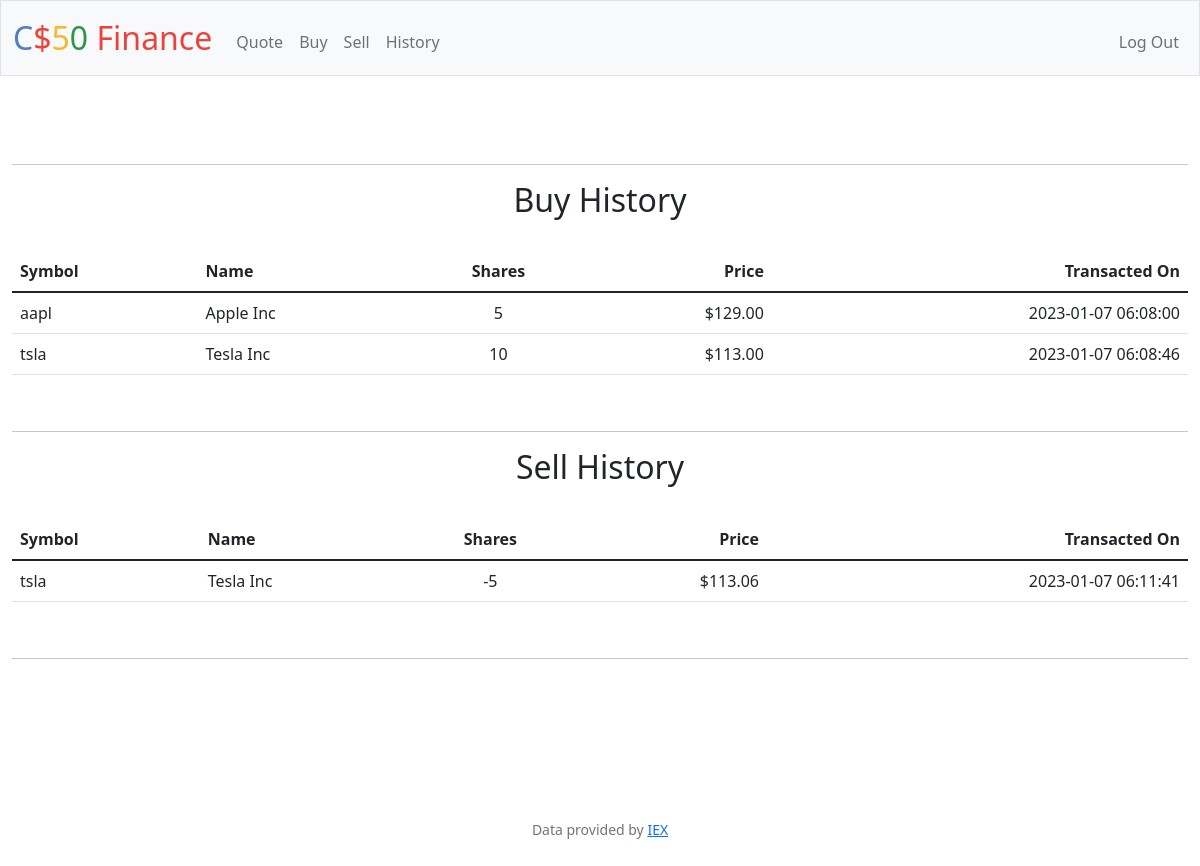
Screenshot of /history (signed in) with the database file from the repository.
### tables this page shows
CREATE TABLE transactions (
id INTEGER PRIMARY KEY AUTOINCREMENT,
user_id INTEGER NOT NULL,
name TEXT NOT NULL,
timimg TIMESTAMP DEFAULT CURRENT_TIMESTAMP,
symbol TEXT NOT NULL,
type TEXT NOT NULL,
shares INTEGER NOT NULL,
price INTEGER NOT NULL,
FOREIGN KEY(user_id) REFERENCES users(id)
);

### app.py (the view)
@app.route("/history")
@login_required
def history():
    buy = db.execute("SELECT * FROM transactions WHERE user_id = ? AND type='BUY'", session["user_id"])
    sell = db.execute("SELECT * FROM transactions WHERE user_id = ? AND type='SELL'", session["user_id"])
    return render_template("history.html", buy=buy, sell=sell, usd=usd)

### app.py (called while the page is built)
@app.after_request
def after_request(response):
    response.headers["Cache-Control"] = "no-cache, no-store, must-revalidate"
    response.headers["Expires"] = 0
    response.headers["Pragma"] = "no-cache"
    return response

### helpers.py (called while the page is built)
def login_required(f):
    @wraps(f)
    def decorated_function(*args, **kwargs):
        if session.get("user_id") is None:
            return redirect("/login")
        return f(*args, **kwargs)
    return decorated_function

def usd(value):
    return f"${value:,.2f}"

### templates/history.html (shortened to what this page needs)
{% extends "layout.html" %}
{% block main %}
    <br>
    <hr>
    <h2> Buy History</h2><br>
    <table class="table">
        <thead>
            <tr>
                <th class="text-start">Symbol</th>
                <th class="text-start">Name</th>
                <th class="text-center">Shares</th>
                <th class="text-end">Price</th>
                <th class="text-end">Transacted On</th>
            </tr>
        </thead>
        <tbody>
            {% for value in buy %}
                <tr>
                    <td class="text-start">{{ value.symbol }}</td>
                    <td class="text-start">{{ value.name }}</td>
                    <td class="text-center">{{ value.shares }}</td>
                    <td class="text-end">{{ usd(value.price) }}</td>
                    <td class="text-end">{{ value.timimg }}</td>
                </tr>
            {% endfor %}
        </tbody>
    </table>
    <br>
    <hr>
    <h2> Sell History</h2><br>
    <table class="table">
        <thead>
            <tr>
                <th class="text-start">Symbol</th>
                <th class="text-start">Name</th>
                <th class="text-center">Shares</th>
                <th class="text-end">Price</th>
                <th class="text-end">Transacted On</th>
            </tr>
        </thead>
        <tbody>
            {% for value in sell %}
                <tr>
                    <td class="text-start">{{ value.symbol }}</td>
                    <td class="text-start">{{ value.name }}</td>
                    <td class="text-center">{{ value.shares }}</td>
                    <td class="text-end">{{ usd(value.price) }}</td>
                    <td class="text-end">{{ value.timimg }}</td>
                </tr>
            {% endfor %}
        </tbody>
    </table>
    <br>
    <hr>
{% endblock %}

### rows the page displays
transactions: symbol "aapl", name "Apple Inc", shares "5", price "$129.00", timimg "2023-01-07 06:08:00"
transactions: symbol "tsla", name "Tesla Inc", shares "10", price "$113.00", timimg "2023-01-07 06:08:46"
transactions: symbol "tsla", name "Tesla Inc", shares "-5", price "$113.06", timimg "2023-01-07 06:11:41"
